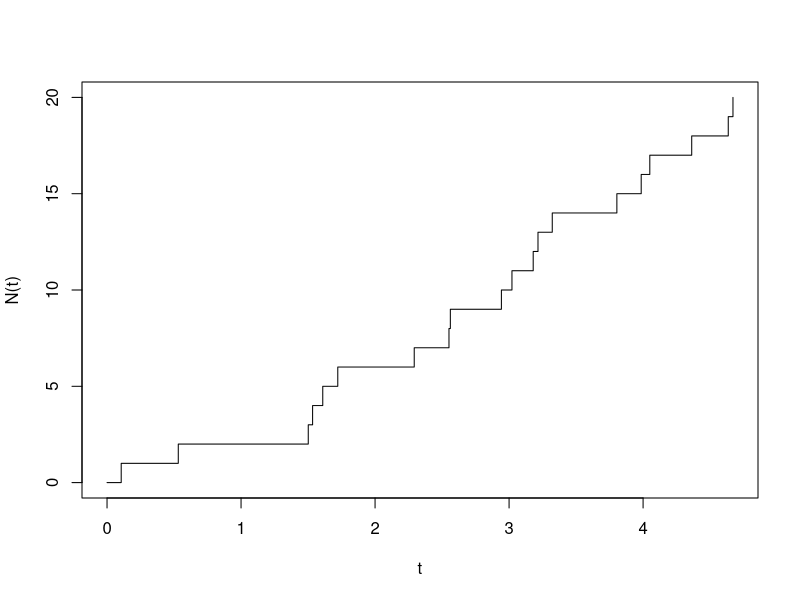
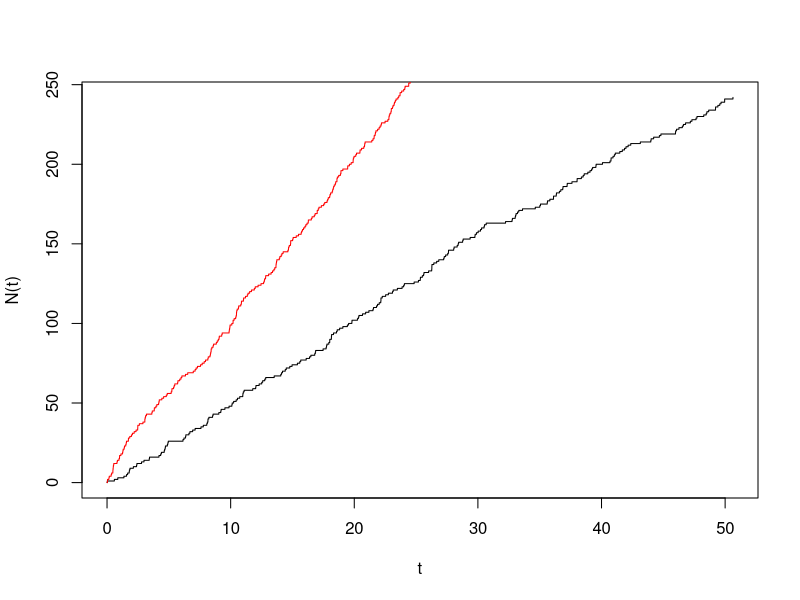

These charts were generated, in order, by the following R code:
## ---- chunk 1
knitr::opts_chunk$set(echo = TRUE)
## ---- chunk 2
# Simulation en fonction du nombre d'évènements
simul_poisson <- function(n,lambda){
  T <- cumsum(rexp(n,lambda))
  t <- c(0,T)
  return(t)
}

# simulation d'un processus de Poisson de paramètre 5 et de taille 20
t <- simul_poisson(20,5)
N <- c(0:20)
plot(t,N,type="s",ylab = "N(t)")

## ---- chunk 3
# Simulation jusqu'à une date T

simul_poisson2 <- function(T,lambda){
  i <- 2
  t <- 0
  while(t[length(t)] < T){
    w <- rexp(1,lambda)
    t[i] <- t[i-1] + w
    i <- i + 1
  }
  return(t)
}
## ---- chunk 4
lambda = 5
T = 50
t <- simul_poisson2(T,lambda)
t1 <- simul_poisson2(100,10)
n1 <- length(t1) - 1
n <- length(t) - 1
N <- c(0:n)
N1 <- c(0:n1)
plot(t,N,type="s", ylab = "N(t)")
lines(t1,N1,type="s", ylab="N(t)", col="red")

## ---- chunk 5
t <- simul_poisson2(5,1)
ks.test(t, 'pexp')
